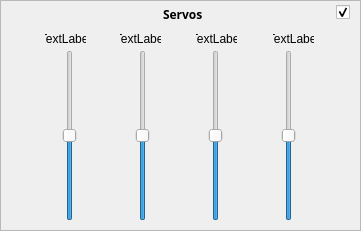
   <widget class="QFrame" name="frame">
    <property name="geometry">
     <rect>
      <x>40</x>
      <y>451</y>
      <width>361</width>
      <height>231</height>
     </rect>
    </property>
    <property name="frameShape">
     <enum>QFrame::StyledPanel</enum>
    </property>
    <property name="frameShadow">
     <enum>QFrame::Raised</enum>
    </property>
    <widget class="QWidget" name="layoutWidget">
     <property name="geometry">
      <rect>
       <x>10</x>
       <y>50</y>
       <width>341</width>
       <height>171</height>
      </rect>
     </property>
     <layout class="QHBoxLayout" name="horizontalLayout_3">
      <item>
       <widget class="QSlider" name="verticalSlider">
        <property name="minimum">
         <number>-4000</number>
        </property>
        <property name="maximum">
         <number>4000</number>
        </property>
        <property name="singleStep">
         <number>100</number>
        </property>
        <property name="pageStep">
         <number>100</number>
        </property>
        <property name="value">
         <number>0</number>
        </property>
        <property name="orientation">
         <enum>Qt::Vertical</enum>
        </property>
        <property name="tickPosition">
         <enum>QSlider::NoTicks</enum>
        </property>
        <property name="tickInterval">
         <number>200</number>
        </property>
       </widget>
      </item>
      <item>
       <widget class="QSlider" name="verticalSlider_2">
        <property name="minimum">
         <number>-4000</number>
        </property>
        <property name="maximum">
         <number>4000</number>
        </property>
        <property name="singleStep">
         <number>100</number>
        </property>
        <property name="pageStep">
         <number>100</number>
        </property>
        <property name="value">
         <number>0</number>
        </property>
        <property name="orientation">
         <enum>Qt::Vertical</enum>
        </property>
        <property name="tickPosition">
         <enum>QSlider::NoTicks</enum>
        </property>
        <property name="tickInterval">
         <number>200</number>
        </property>
       </widget>
      </item>
      <item>
       <widget class="QSlider" name="verticalSlider_3">
        <property name="minimum">
         <number>-4000</number>
        </property>
        <property name="maximum">
         <number>4000</number>
        </property>
        <property name="singleStep">
         <number>100</number>
        </property>
        <property name="pageStep">
         <number>100</number>
        </property>
        <property name="value">
         <number>0</number>
        </property>
        <property name="orientation">
         <enum>Qt::Vertical</enum>
        </property>
        <property name="tickPosition">
         <enum>QSlider::NoTicks</enum>
        </property>
        <property name="tickInterval">
         <number>200</number>
        </property>
       </widget>
      </item>
      <item>
       <widget class="QSlider" name="verticalSlider_4">
        <property name="minimum">
         <number>-4000</number>
        </property>
        <property name="maximum">
         <number>4000</number>
        </property>
        <property name="singleStep">
         <number>100</number>
        </property>
        <property name="pageStep">
         <number>100</number>
        </property>
        <property name="value">
         <number>0</number>
        </property>
        <property name="orientation">
         <enum>Qt::Vertical</enum>
        </property>
        <property name="tickPosition">
         <enum>QSlider::NoTicks</enum>
        </property>
        <property name="tickInterval">
         <number>200</number>
        </property>
       </widget>
      </item>
     </layout>
    </widget>
    <widget class="QLabel" name="label_2">
     <property name="geometry">
      <rect>
       <x>163</x>
       <y>4</y>
       <width>60</width>
       <height>20</height>
      </rect>
     </property>
     <property name="font">
      <font>
       <family>Ubuntu Condensed</family>
       <weight>75</weight>
       <bold>true</bold>
      </font>
     </property>
     <property name="text">
      <string>Servos</string>
     </property>
    </widget>
    <widget class="QLabel" name="label_6">
     <property name="geometry">
      <rect>
       <x>45</x>
       <y>30</y>
       <width>41</width>
       <height>17</height>
      </rect>
     </property>
     <property name="text">
      <string>TextLabel</string>
     </property>
     <property name="alignment">
      <set>Qt::AlignCenter</set>
     </property>
    </widget>
    <widget class="QLabel" name="label_7">
     <property name="geometry">
      <rect>
       <x>120</x>
       <y>30</y>
       <width>41</width>
       <height>17</height>
      </rect>
     </property>
     <property name="text">
      <string>TextLabel</string>
     </property>
     <property name="alignment">
      <set>Qt::AlignCenter</set>
     </property>
    </widget>
    <widget class="QLabel" name="label_8">
     <property name="geometry">
      <rect>
       <x>196</x>
       <y>30</y>
       <width>41</width>
       <height>17</height>
      </rect>
     </property>
     <property name="text">
      <string>TextLabel</string>
     </property>
     <property name="alignment">
      <set>Qt::AlignCenter</set>
     </property>
    </widget>
    <widget class="QLabel" name="label_9">
     <property name="geometry">
      <rect>
       <x>273</x>
       <y>30</y>
       <width>41</width>
       <height>17</height>
      </rect>
     </property>
     <property name="text">
      <string>TextLabel</string>
     </property>
     <property name="alignment">
      <set>Qt::AlignCenter</set>
     </property>
    </widget>
    <widget class="QCheckBox" name="checkBox_9">
     <property name="geometry">
      <rect>
       <x>336</x>
       <y>1</y>
       <width>21</width>
       <height>22</height>
      </rect>
     </property>
     <property name="text">
      <string/>
     </property>
     <property name="checked">
      <bool>true</bool>
     </property>
    </widget>
   </widget>
